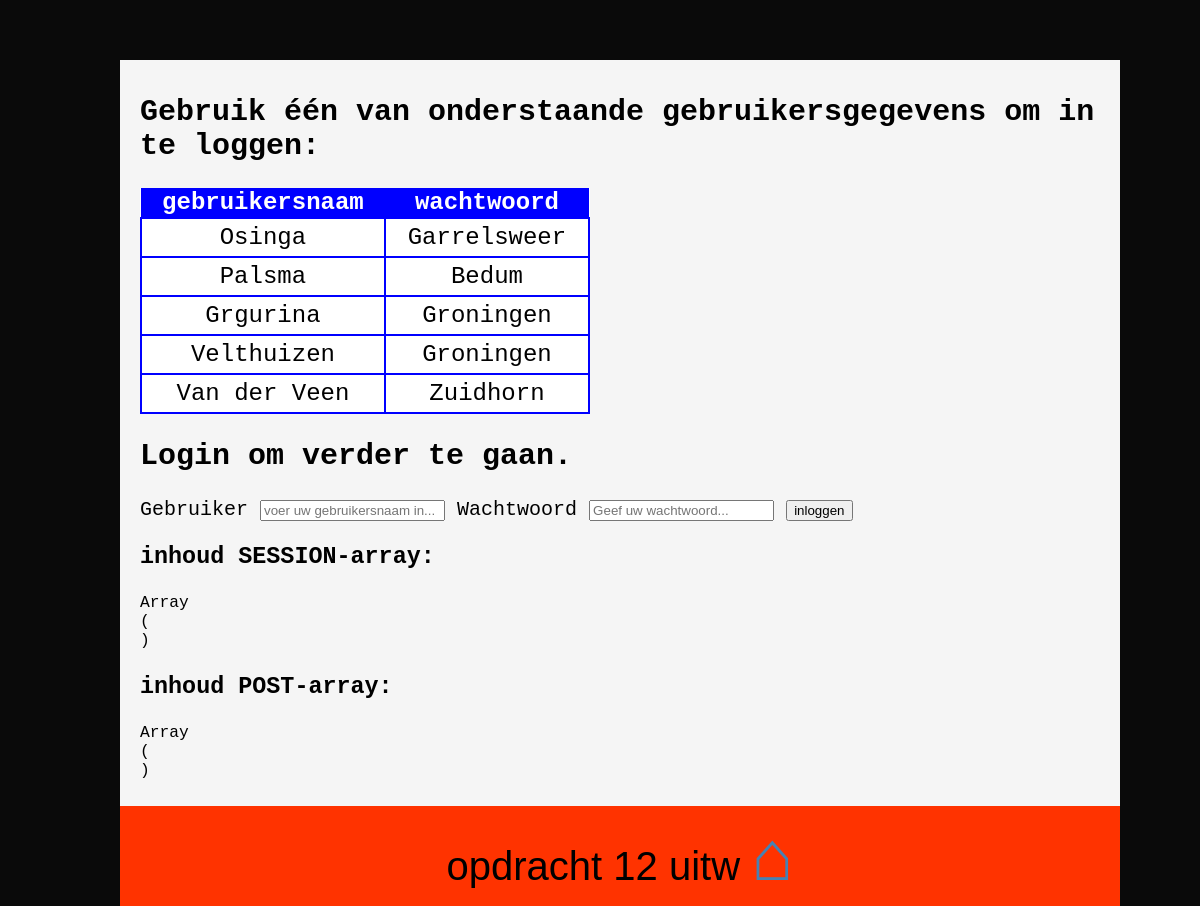
Screenshot of /public/PHP/opdracht_12_uitw.php with the database file from the repository.
### tables this page shows
CREATE TABLE IF NOT EXISTS `stations` (
`ws_id` int(2) NOT NULL,
  `plaats` text NOT NULL,
  `beheerder` varchar(32) NOT NULL
);

### public/PHP/opdracht_12_uitw.php (the view, shortened to what this page needs)
<?PHP
include('opdracht_begin.php');
require('database.php');
function toon_tabel($sql,$DBverbinding) {
  $records = mysqli_query($DBverbinding, $sql);
  $record_teller=0;
  while($record = mysqli_fetch_assoc($records)) {
    $lijst[$record_teller]=$record;
    $record_teller++;
  }
  echo '<h2>Gebruik &eacute;&eacute;n van onderstaande gebruikersgegevens om in te loggen:</h2>
        <table style="border-collapse: collapse; width: 450px; background: white; text-align: center; font-size: 1.2em;">
        <tr style="background-color: blue; color: white;"><th>gebruikersnaam</th><th>wachtwoord</th></tr>';
  foreach ($lijst as $record) {
    echo '<tr style="height: 20px;">';
    echo '<td style="border: 2px solid blue; padding: 5px;">'.$record['beheerder'].'</td>';
    echo '<td style="border: 2px solid blue; padding: 5px;">'.$record['plaats'].'</td>';
    echo '</tr>';
    }
  echo '</table>';
}
function toon_formulier() {
  echo '<h2>Login om verder te gaan.</h2>
   <form method="POST" action="">
     <label>Gebruiker</label>
     <input type="text" name="gebruikersnaam" placeholder="voer uw gebruikersnaam in...">
     <label>Wachtwoord</label>
     <input type="password" name="wachtwoord" placeholder="Geef uw wachtwoord...">
     <input type="submit" name="submit" value="inloggen">
   </form>';
}
$database = "weerstations";
$DBverbinding = mysqli_connect($servernaam, $gebruikersnaam, $wachtwoord, $database);
if (isset($_SESSION["user"]) && !isset($_POST['logout'])) {
  echo "<h1 style='color: green;'>Welkom ".$_SESSION["user"]."</h1>";
  toon_logout();
}
else {
  $sql = "SELECT * FROM stations ORDER BY 1 DESC";
  toon_tabel($sql,$DBverbinding);
  toon_formulier();
}
echo "<h3>inhoud SESSION-array:</h3><PRE>";
print_r($_SESSION);
echo "</PRE>";
echo "<h3>inhoud POST-array:</h3><PRE>";
print_r($_POST);
echo "</PRE>";
include('opdracht_eind.php');
?>

### public/PHP/CSS/main.css (style rules this page uses)
body { background-color: #0A0A0A; padding: 0; margin: 0; font-size: 125%; }

### rows the page displays
stations: beheerder "Osinga", plaats "Garrelsweer"
stations: beheerder "Palsma", plaats "Bedum"
stations: beheerder "Grgurina", plaats "Groningen"
stations: beheerder "Velthuizen", plaats "Groningen"
stations: beheerder "Van der Veen", plaats "Zuidhorn"

### other values shown
$titel "opdracht 12 uitw"
